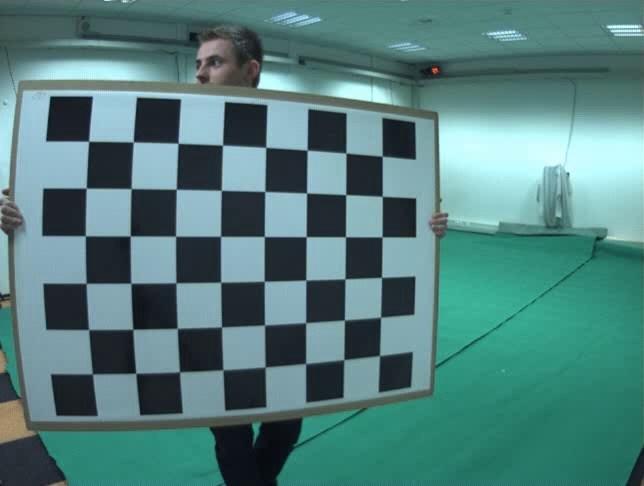
#> input picture data/cam1/intrinsics_frames_1/frame_0000.jpg, 644 x 486 px
$ python calibration.py
#> lines starting #> are read from the running program, lines starting #| are printed output that depends on the picture; after the words box and inside, x2 and y2 are one past the last pixel; in counts of white or black regions, pixels touching at a corner belong together
import cv2 as cv
import os
from pathlib import Path
import glob
import numpy as np
import json
import shutil
import matplotlib.pyplot as plt
from mpl_toolkits.mplot3d import Axes3D
import cv2 as cv
import numpy as np

CREATE_VIDEO_STILLS = False
MANUAL_CALIBRATION = False
SHOW_IMAGES = True
if SHOW_IMAGES == False:
    print(
        "\033[31mimages are not being displayed. Set SHOW_IMAGES to True to see the pictures\033[0m"
    )

NX, NY = 9, 6  # inner corners of chessboard in assignment 2
SQUARE_SIZE = 0.115
SIZE = (NX, NY)

manual_detections_count = 0
automatic_detections_count = 0
data_to_save = []
camera_positions = []


# [52 lines left out: functions clear_folder, extract_frames, not called in this run]


def detect_corners_manual(img, fname):
    display = img.copy()
    clicked = []
    instruction = "Click 4 corners: TopLeft, TopRight, BottomRight, BottomLeft"

    def mouse_cb(event, x, y, flags, param):
        if event == cv.EVENT_LBUTTONDOWN and len(clicked) < 4:
            clicked.append((x, y))

    cv.namedWindow("Manual", cv.WINDOW_NORMAL)
    cv.setMouseCallback("Manual", mouse_cb)
    while len(clicked) < 4:
        tmp = display.copy()
        for pt in clicked:
            cv.circle(tmp, pt, 2, (0, 0, 255), -1)
        cv.putText(
            tmp, instruction, (10, 30), cv.FONT_HERSHEY_SIMPLEX, 0.5, (0, 0, 255), 2
        )
        cv.imshow("Manual", tmp)
        cv.waitKey(1)
    cv.destroyAllWindows()

    # 4 object corners
    obj4 = np.array(
        [
            [0, 0],
            [(NX - 1) * SQUARE_SIZE, 0],
            [(NX - 1) * SQUARE_SIZE, (NY - 1) * SQUARE_SIZE],
            [0, (NY - 1) * SQUARE_SIZE],
        ],
        np.float32,
    )
    H, _ = cv.findHomography(obj4, np.array(clicked, np.float32))
    # generate full grid of inner corners using homography
    grid = np.zeros((NX * NY, 2), np.float32)
    grid[:, :2] = np.mgrid[0:NX, 0:NY].T.reshape(-1, 2) * SQUARE_SIZE
    ones = np.ones((grid.shape[0], 1), np.float32)
    grid_h = np.hstack([grid, ones])
    proj = (H @ grid_h.T).T
    proj = proj[:, :2] / proj[:, 2:]
    corners = proj.reshape(-1, 1, 2).astype(np.float32)
    return corners, grid


# not needed, but I prefer it for readability and modularity, and it also allows for future expansion if needed
def calibrate_camera(objpoints, imgpoints, image_shape):
    return cv.calibrateCamera(objpoints, imgpoints, image_shape[::-1], None, None)[1:3]


# [111 lines left out: functions save_extrinsics_xml, calculate_extrinsics, get_extrinsics_as_matrix, not called in this run]


# Main loop
video_count = 4
for i in range(1, video_count + 1):
    video_path = f"data/cam{i}/intrinsics.avi"  # provided file to base the intrinsics calibration on
    images_path = f"data/cam{i}/intrinsics_frames_{i}"  # created folder to save the extracted frames from the videos

    # step 1: create video stills from intrinsics.avi
    if CREATE_VIDEO_STILLS == True:
        extract_frames(video_path, images_path, interval_seconds=3)

    image_files = glob.glob(os.path.join(images_path, "*.jpg"))

    # step 2: manually detect corners and calibrate camera, using code from assignment 1
    SAVE_JSON = f"data/cam{i}/calculated_intrinsics_{i}.json"
    data_to_save = []
    objpoints_list, imgpoints_list = [], []

    if Path(SAVE_JSON).exists() and not MANUAL_CALIBRATION:
        print("Loading existing calibration from JSON...")

        with open(SAVE_JSON, "r") as f:
            saved_data = json.load(f)

        mtx = np.array(saved_data["camera_matrix"], np.float32)
        dist = np.array(saved_data["dist_coeffs"], np.float32)

    else:
        print("Running new calibration...")

        data_to_save = []
        objpoints_list, imgpoints_list = [], []

        for fname in image_files:
            img = cv.imread(fname)
#> img is the input picture: shape (486, 644, 3); mean B, G, R 124.9, 126.9, 82.7
            if img is None or img.size == 0:
                print(f"Failed to load {fname}")
                continue
            gray = cv.cvtColor(img, cv.COLOR_BGR2GRAY)
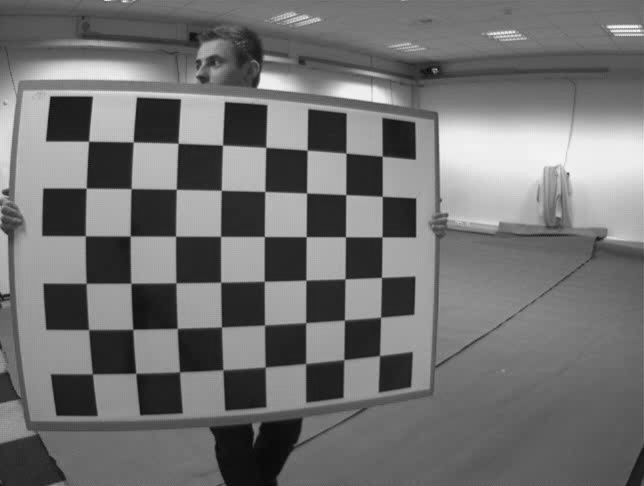
#> gray: shape (486, 644); min 8, max 245, mean 113.4

            found, corners = cv.findChessboardCorners(gray, SIZE, None)
#> found = False; corners = None

            if found:
                # Refine and use automatic points
                criteria = (cv.TERM_CRITERIA_EPS + cv.TERM_CRITERIA_MAX_ITER, 30, 0.001)
                corners = cv.cornerSubPix(gray, corners, (11, 11), (-1, -1), criteria)
                obj_2d = np.mgrid[0:NX, 0:NY].T.reshape(-1, 2) * SQUARE_SIZE
                automatic_detections_count += 1
            else:
                # Only manual click if automatic fails
                print(f"Auto-detect failed for {fname}. Clicking manually...")
                corners, obj_2d = detect_corners_manual(img, fname)
#> in detect_corners_manual, `cv.putText( tmp, instruction, (10, 30), cv.FONT_HERSHEY_SIMPLEX, 0.5, ..`:
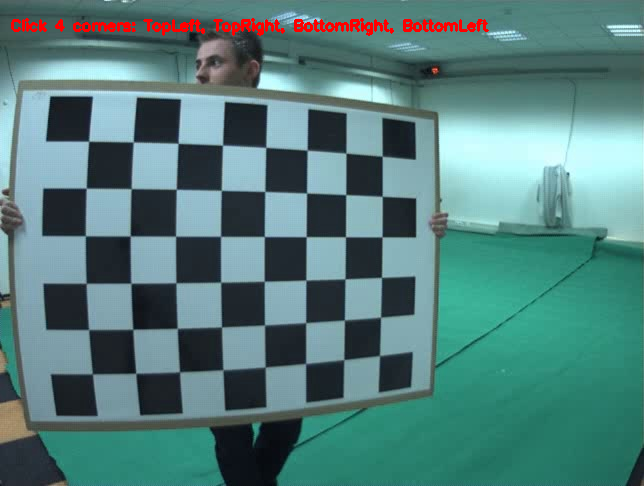
#> tmp: shape (486, 644, 3); 0.99% of pixels changed, all inside (x1, y1, x2, y2) = (11, 18, 489, 36)
                manual_detections_count += 1

            objp_i = np.zeros((NX * NY, 3), np.float32)
            objp_i[:, :2] = obj_2d
            objpoints_list.append(objp_i)
            imgpoints_list.append(corners)

        # Calibrate
        gray = cv.cvtColor(img, cv.COLOR_BGR2GRAY)
        mtx, dist = calibrate_camera(objpoints_list, imgpoints_list, gray.shape)

        # Save the instrinsics to JSON
        full_data = {"camera_matrix": mtx.tolist(), "dist_coeffs": dist.tolist()}
        with open(SAVE_JSON, "w") as f:
            json.dump(full_data, f, indent=4)
        print(f"Saved corner & calibration data to {SAVE_JSON}")

    # step 3: get camera extrinsics (position and orientation) using solvePnP for each image, and save the extrinsics to a JSON file.
    calculate_extrinsics(i, mtx, dist)


fig = plt.figure()
ax = fig.add_subplot(111, projection="3d")

cam_positions = []
cam_directions = []

for i in range(1, 5):
    fs_ext = cv.FileStorage(
        f"data/cam{i}/calculated_extrinsics.xml", cv.FileStorage_READ
    )
    tvec = fs_ext.getNode("translation_vector").mat()
    rvec = fs_ext.getNode("rotation_vector").mat()
    fs_ext.release()

    # Camera position in world coordinates
    R, _ = cv.Rodrigues(rvec)
    cam_pos = -R.T @ tvec  # camera center in world frame
    cam_positions.append(cam_pos.flatten())

    # Camera forward direction (Z axis of camera in world frame)
    forward = R.T @ np.array([0, 0, 1], dtype=np.float64)
    cam_directions.append(forward.flatten())

cam_positions = np.array(cam_positions)
cam_directions = np.array(cam_directions)

# Plot cameras
ax.scatter(
    cam_positions[:, 0],
    cam_positions[:, 1],
    cam_positions[:, 2],
    c="r",
    s=50,
    label="Cameras",
)

# Plot direction arrows
for i, (pos, dir_vec) in enumerate(zip(cam_positions, cam_directions)):
    ax.quiver(
        pos[0],
        pos[1],
        pos[2],
        dir_vec[0],
        dir_vec[1],
        dir_vec[2],
        length=0.5,
        color="b",
    )
    ax.text(pos[0], pos[1], pos[2], f"Cam {i+1}", color="black")

# Chessboard origin
ax.scatter(0, 0, 0, c="k", marker="x", s=100, label="Origin")

ax.set_xlabel("X")
ax.set_ylabel("Y")
ax.set_zlabel("Z")
ax.set_title("Camera Positions and Look Directions")
ax.view_init(elev=30, azim=45)
ax.legend()
plt.show()
